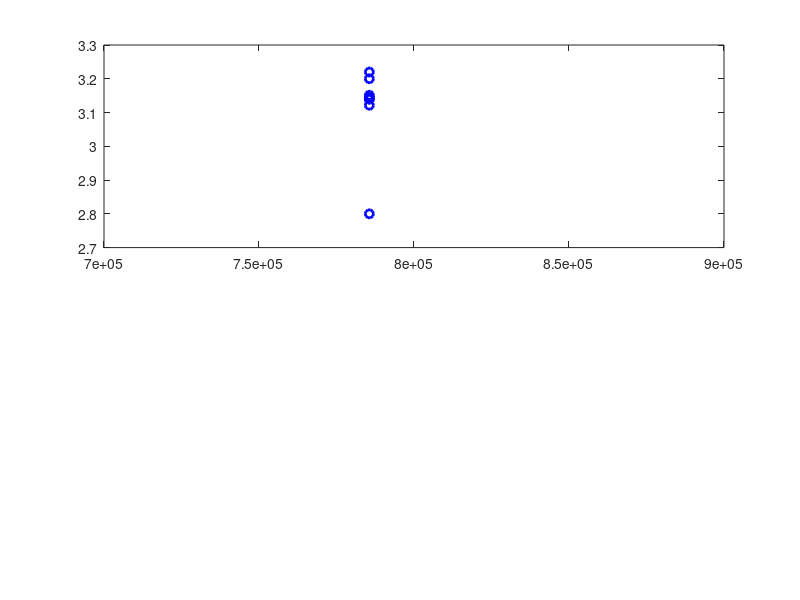

MATLAB code to generate this figure: (Note: this script raises an error after producing the figure.)
%% Part 1: using monte carlo to approximate pi 

clear; clc; 

%randomize points for calculation
data_set = [10, 100, 1000, 5000, 10000, 100000, 500000, 1000000]; 

%exact value of pi
exact = pi;

%create arrays to store results

%monte carlo simulation

for idx = 1:length(data_set)
    N = data_set(idx); 

    tic; %begin timing simulation

    x = rand(N,1);
    y = rand(N,1);

    points_incircle = sum(x.^2+ y.^2 <= 1); %use period to square each element of x/y instead of matrix exponentiation
    
    %estimate the value of pi at this point
    estimate(idx) = 4 * points_incircle/N;


    %stop execution timer and record time
    execution_time(idx) = toc;

    %measure deviation from true value 
    deviation(idx) = abs(estimate(idx) - exact);

end

%Plots

% pi estimate
figure; 
subplot(2,1,1);
plot(points_incircle, estimate, 'b-o', 'LineWidth', 2);
hold on;
%using exact value as reference 
yline(exact, 'r--', 'LineWidth', 2);
xlabel('Total # of Points');
ylabel('Estimate')
title('Monte Carlo Simulation to Estimate Pi');
legend('Computed pi', 'True pi');
grid on; 

%plotting deviations
subplot(2,1,2);
plot(points_incircle, deviation, 'g-o', 'LineWidth',2);
xlabel('Number of Points');
ylabel('Deviation from true value');
title("Deviation of Estimate from True Value"); 
grid on; 

%computation cost vs precision Figure
figure; 
plot(points_incircle, deviation, 'g-o', 'LineWidth',2);
xlabel('Number of Points');
ylabel('Execution time (secs)');
title('Computational cost for Varying # of Points');
grid on; 


%% Part 2: using a while loop to specified precision level

% desired number of significant figures
sf = 3;

% tol based on significant figures
tol = 5 * 10^-(sf);  % Set tolerance to half the next significant figure

% Initialize
N = 10000; 
estimate = 0; 
delta_pi = Inf;  
prev_pi = 0;  
iterations = 0;  

% while loop to continue until the difference between successive estimates is within tol
while delta_pi > tol
    x = rand(N,1);
    y = rand(N,1);
    
    inside_circle = sum(x.^2 + y.^2 <= 1);
    
    estimate = 4 * inside_circle / N;
    
    delta_pi = abs(estimate - prev_pi);
    
    prev_pi = computed_pi;
    
    N = N + 1000;  
    iterations = iterations + 1;
end

fprintf('Computed value of π: %.10f\n', estimate);
fprintf('Number of iterations required: %d\n', iterations);
fprintf('Final number of points used: %d\n', N);

for idx = 1:length(N_values)
    % Repeat the pi computation for each N_value
    x = rand(N_values(idx), 1);
    y = rand(N_values(idx), 1);
    points_incircle = sum(x.^2 + y.^2 <= 1);
    pi_values(idx) = 4 * inside_circle / N_values(idx);
end

%evolution of computed π
figure;
plot(N_values, pi_values, 'b-o', 'LineWidth', 2);
yline(pi, 'r--', 'LineWidth', 2);  % Reference line for the true value of π
xlabel('Number of Points');
ylabel('Computed π');
title('Convergence of Monte Carlo Approximation of π');
grid on;
legend('Computed π', 'True π');


%% Part 3: Modifying part 2 

function computed_pi = precise_compute(sf)

    tolerance = 5 * 10^-(sf); 

    % Initialize variables
    N = 1000; 
    computed_pi = 0; 
    delta_pi = Inf;
    prev_pi = 0; 
    iteration_count = 0; 
    
    figure;
    hold on;
    axis equal;
    grid on;
    title('Monte Carlo Approximation of π');
    xlabel('x');
    ylabel('y');
    while delta_pi > tolerance
        x = rand(N,1) * 2 - 1;  % Random x in [-1, 1]
        y = rand(N,1) * 2 - 1;  % Random y in [-1, 1]
        
        inside_circle = (x.^2 + y.^2 <= 1);
        
        plot(x(inside_circle), y(inside_circle), 'b.');  % Points inside the circle in blue
        plot(x(~inside_circle), y(~inside_circle), 'r.');  % Points outside the circle in red
        drawnow;
        
        computed_pi = 4 * sum(inside_circle) / N;
        
        delta_pi = abs(computed_pi - prev_pi);
        
        prev_pi = computed_pi;
        
        N = N + 1000;  
        
        iteration_count = iteration_count + 1;
    end

    %final computed value of π w/ sig figs
    final_pi_str = sprintf(['Computed value of π to ', num2str(sig_figs), ' significant figures: %.', num2str(sig_figs), 'f\n'], computed_pi);
    fprintf(final_pi_str);
    
    % reference circle
    theta = linspace(0, 2*pi, 100);
    plot(cos(theta), sin(theta), 'k-', 'LineWidth', 2);
    
    % Adding final pi computed value 
    text(-1.5, 1.2, ['\pi ≈ ', sprintf(['%.', num2str(sig_figs), 'f'], computed_pi)], 'FontSize', 14, 'Color', 'black');

    legend('Points inside circle', 'Points outside circle', 'Unit circle');
    
    return;
end
